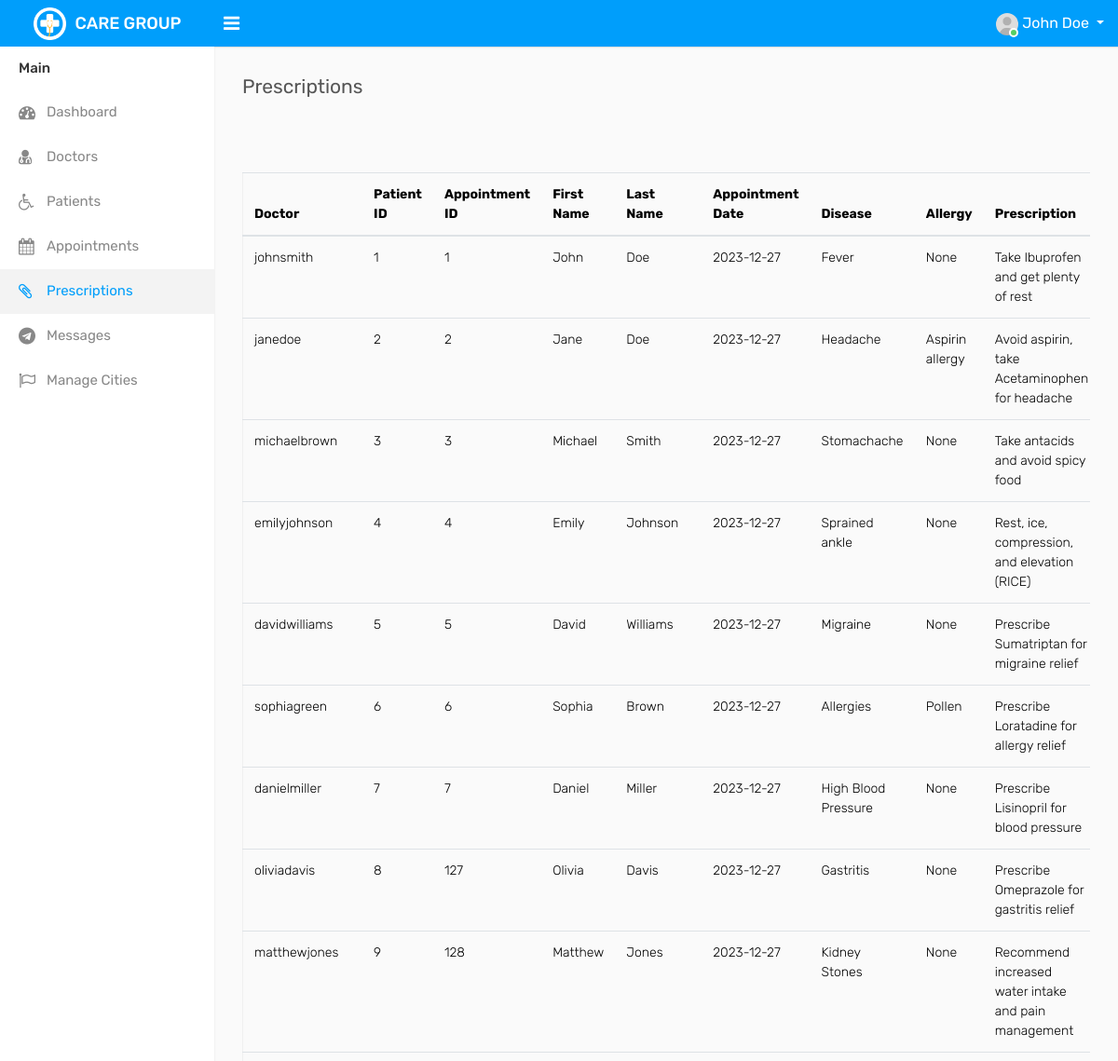
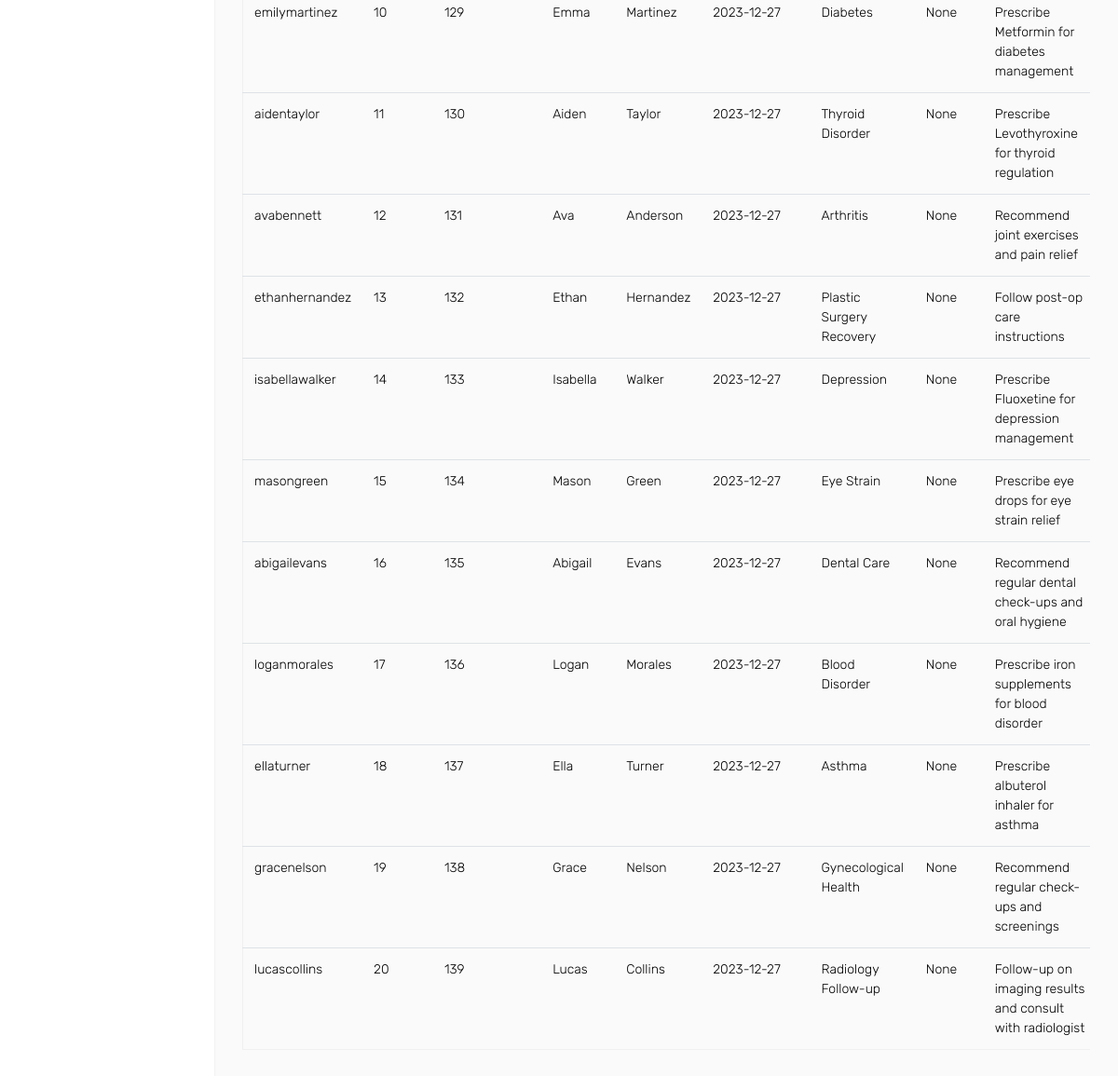
Screenshot of /admin/prescriptions.php (signed in) with the database file from the repository (2 pictures, top to bottom).
### tables this page shows
CREATE TABLE `prestb` (
  `doctor` varchar(50) NOT NULL,
  `pid` int(11) NOT NULL,
  `ID` int(11) NOT NULL,
  `fname` varchar(50) NOT NULL,
  `lname` varchar(50) NOT NULL,
  `appdate` date NOT NULL,
  `disease` varchar(250) NOT NULL,
  `allergy` varchar(250) NOT NULL,
  `prescription` varchar(1000) NOT NULL
);

### admin/prescriptions.php (the view, shortened to what this page needs)
<?php
    require_once "include/header.php";
    require_once "include/sidebar.php";
?>
<div class="page-wrapper">
    <div class="content">
        <div class="row">
            <div class="col-sm-4 col-3">
                <h4 class="page-title">Prescriptions</h4>
            </div>
        </div>
        <div class="row">
            <div class="col-md-12">
                <div class="table-responsive">
                    <table class="table table-border table-striped custom-table datatable mb-0">
                        <div class="tab-pane fade" id="list-pat" role="tabpanel" aria-labelledby="list-pat-list">
                            <table class="table table-hover">
                                <thead>
                                    <tr>
                                        <th scope="col">Doctor</th>
                                        <th scope="col">Patient ID</th>
                                        <th scope="col">Appointment ID</th>
                                        <th scope="col">First Name</th>
                                        <th scope="col">Last Name</th>
                                        <th scope="col">Appointment Date</th>
                                        <th scope="col">Disease</th>
                                        <th scope="col">Allergy</th>
                                        <th scope="col">Prescription</th>
                                    </tr>
                                </thead>
                                <tbody>
                                <?php
                                    global $con;
                                    $query = "select * from prestb";
                                    $result = mysqli_query($con,$query);
                                    while ($row = mysqli_fetch_array($result)){
                                    $doctor = $row['doctor'];
                                    $pid = $row['pid'];
                                    $ID = $row['ID'];
                                    $fname = $row['fname'];
                                    $lname = $row['lname'];
                                    $appdate = $row['appdate'];
                                    $disease = $row['disease'];
                                    $allergy = $row['allergy'];
                                    $pres = $row['prescription'];
                                    echo "<tr>
                                        <td>$doctor</td>
                                        <td>$pid</td>
                                        <td>$ID</td>
                                        <td>$fname</td>
                                        <td>$lname</td>
                                        <td>$appdate</td>
                                        <td>$disease</td>
                                        <td>$allergy</td>
                                        <td>$pres</td>
                                    </tr>";
                                    }
                                ?>
                                </tbody>
                            </table>
                            <br>
                        </div>
                    </table>
                </div>
            </div>
        </div>
    </div>
</div>
</div>
</body>
</html>

### rows the page displays
prestb: doctor "johnsmith", pid "1", ID "1", fname "John", lname "Doe", appdate "2023-12-27", disease "Fever", allergy "None", prescription "Take Ibuprofen and get plenty of rest"
prestb: doctor "janedoe", pid "2", ID "2", fname "Jane", lname "Doe", appdate "2023-12-27", disease "Headache", allergy "Aspirin allergy", prescription "Avoid aspirin, take Acetaminophen for headache"
prestb: doctor "michaelbrown", pid "3", ID "3", fname "Michael", lname "Smith", appdate "2023-12-27", disease "Stomachache", allergy "None", prescription "Take antacids and avoid spicy food"
prestb: doctor "emilyjohnson", pid "4", ID "4", fname "Emily", lname "Johnson", appdate "2023-12-27", disease "Sprained ankle", allergy "None", prescription "Rest, ice, compression, and elevation (RICE)"
prestb: doctor "davidwilliams", pid "5", ID "5", fname "David", lname "Williams", appdate "2023-12-27", disease "Migraine", allergy "None", prescription "Prescribe Sumatriptan for migraine relief"
prestb: doctor "sophiagreen", pid "6", ID "6", fname "Sophia", lname "Brown", appdate "2023-12-27", disease "Allergies", allergy "Pollen", prescription "Prescribe Loratadine for allergy relief"
prestb: doctor "danielmiller", pid "7", ID "7", fname "Daniel", lname "Miller", appdate "2023-12-27", disease "High Blood Pressure", allergy "None", prescription "Prescribe Lisinopril for blood pressure"
prestb: doctor "oliviadavis", pid "8", ID "127", fname "Olivia", lname "Davis", appdate "2023-12-27", disease "Gastritis", allergy "None", prescription "Prescribe Omeprazole for gastritis relief"
prestb: doctor "matthewjones", pid "9", ID "128", fname "Matthew", lname "Jones", appdate "2023-12-27", disease "Kidney Stones", allergy "None", prescription "Recommend increased water intake and pain management"
prestb: doctor "emilymartinez", pid "10", ID "129", fname "Emma", lname "Martinez", appdate "2023-12-27", disease "Diabetes", allergy "None", prescription "Prescribe Metformin for diabetes management"
prestb: doctor "aidentaylor", pid "11", ID "130", fname "Aiden", lname "Taylor", appdate "2023-12-27", disease "Thyroid Disorder", allergy "None", prescription "Prescribe Levothyroxine for thyroid regulation"
prestb: doctor "avabennett", pid "12", ID "131", fname "Ava", lname "Anderson", appdate "2023-12-27", disease "Arthritis", allergy "None", prescription "Recommend joint exercises and pain relief"
prestb: doctor "ethanhernandez", pid "13", ID "132", fname "Ethan", lname "Hernandez", appdate "2023-12-27", disease "Plastic Surgery Recovery", allergy "None", prescription "Follow post-op care instructions"
prestb: doctor "isabellawalker", pid "14", ID "133", fname "Isabella", lname "Walker", appdate "2023-12-27", disease "Depression", allergy "None", prescription "Prescribe Fluoxetine for depression management"
prestb: doctor "masongreen", pid "15", ID "134", fname "Mason", lname "Green", appdate "2023-12-27", disease "Eye Strain", allergy "None", prescription "Prescribe eye drops for eye strain relief"
prestb: doctor "abigailevans", pid "16", ID "135", fname "Abigail", lname "Evans", appdate "2023-12-27", disease "Dental Care", allergy "None", prescription "Recommend regular dental check-ups and oral hygiene"
prestb: doctor "loganmorales", pid "17", ID "136", fname "Logan", lname "Morales", appdate "2023-12-27", disease "Blood Disorder", allergy "None", prescription "Prescribe iron supplements for blood disorder"
prestb: doctor "ellaturner", pid "18", ID "137", fname "Ella", lname "Turner", appdate "2023-12-27", disease "Asthma", allergy "None", prescription "Prescribe albuterol inhaler for asthma"
prestb: doctor "gracenelson", pid "19", ID "138", fname "Grace", lname "Nelson", appdate "2023-12-27", disease "Gynecological Health", allergy "None", prescription "Recommend regular check-ups and screenings"
prestb: doctor "lucascollins", pid "20", ID "139", fname "Lucas", lname "Collins", appdate "2023-12-27", disease "Radiology Follow-up", allergy "None", prescription "Follow-up on imaging results and consult with radiologist"

### other values shown
$admin_user "John Doe"
